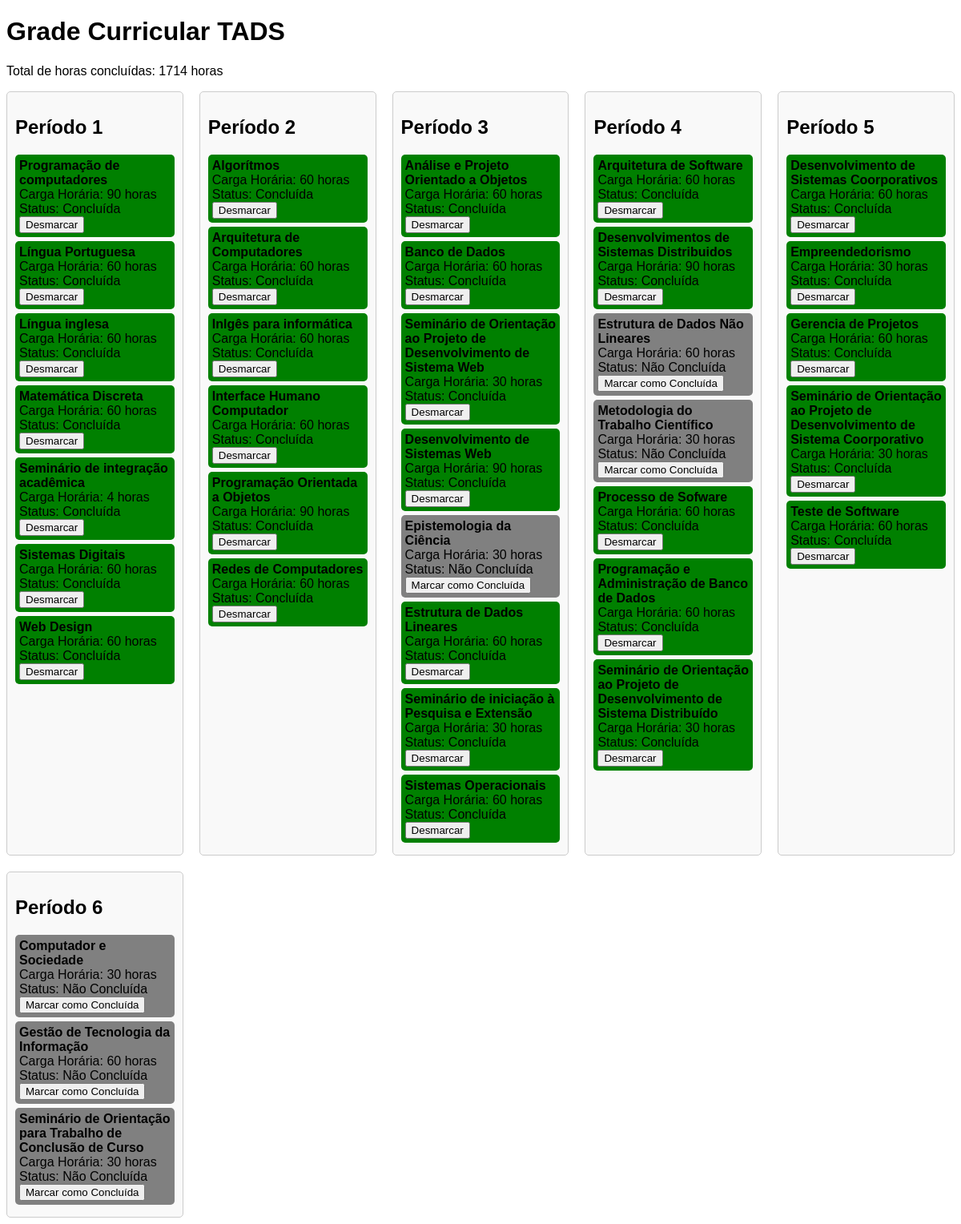
The page / on the database its author committed.
### disciplinas/models.py (models this page shows, shortened)
class Disciplina(models.Model):
    nome = models.CharField(max_length=100)
    carga_horaria = models.IntegerField()
    periodo = models.IntegerField()
    dependencias = models.ManyToManyField('self', symmetrical=False, blank=True)
    concluida = models.BooleanField(default=False)

### disciplinas/views.py (the view)
# urls.py: path('', views.visualizar_grade),
def visualizar_grade(request):
    disciplinas = Disciplina.objects.all()
    disciplinas_por_periodo = {}
    for disciplina in disciplinas:
        if disciplina.periodo not in disciplinas_por_periodo:
            disciplinas_por_periodo[disciplina.periodo] = []
        disciplinas_por_periodo[disciplina.periodo].append(disciplina)
    total_horas_concluidas = sum(disciplina.carga_horaria for disciplina in disciplinas if disciplina.concluida)
    return render(request, 'disciplinas/grade.html', {
        'disciplinas_por_periodo': disciplinas_por_periodo,
        'total_horas_concluidas': total_horas_concluidas,
    })

### disciplinas/templates/disciplinas/grade.html (shortened to what this page needs)
<!DOCTYPE html>
<html lang="en">
<head>
</head>
<body>
    <h1>Grade Curricular TADS</h1>
    <p>Total de horas concluídas: {{ total_horas_concluidas }} horas</p>
    <div class="container">
        {% for periodo, disciplinas in disciplinas_por_periodo.items %}
        <div class="periodo">
            <h2>Período {{ periodo }}</h2>
            {% for disciplina in disciplinas %}
            <div class="disciplina {% if disciplina.concluida %}concluida{% endif %}">
                <strong>{{ disciplina.nome }}</strong><br>
                Carga Horária: {{ disciplina.carga_horaria }} horas<br>
                Status:
                {% if disciplina.concluida %}
                    Concluída
                {% else %}
                    Não Concluída
                {% endif %}
                <br>
                <form method="POST" action="{% url 'marcar_concluida' disciplina.id %}">
                    <button type="submit">
                        {% if disciplina.concluida %}
                            Desmarcar
                        {% else %}
                            Marcar como Concluída
                        {% endif %}
                    </button>
                </form>
            </div>
            {% endfor %}
        </div>
        {% endfor %}
    </div>
</body>
</html>

### disciplinas/templates/disciplinas/grade.html (style rules this page uses)
body { font-family: Arial, sans-serif; }
.container { display: grid; grid-template-columns: repeat(auto-fill, minmax(200px, 1fr)); gap: 20px; }
.periodo { padding: 10px; border: 1px solid #ccc; background-color: #f9f9f9; border-radius: 5px; position: relative; }
.disciplina { background-color: gray; padding: 5px; margin: 5px 0; border-radius: 5px; position: relative; }
.concluida { background-color: green; }

### rows shown on the page
Disciplina: periodo "1", nome "Programação de computadores", carga_horaria "90", concluida "Concluída"
Disciplina: nome "Língua Portuguesa", carga_horaria "60", concluida "Concluída"
Disciplina: nome "Língua inglesa", carga_horaria "60", concluida "Concluída"
Disciplina: nome "Matemática Discreta", carga_horaria "60", concluida "Concluída"
Disciplina: nome "Seminário de integração acadêmica", carga_horaria "4", concluida "Concluída"
Disciplina: nome "Sistemas Digitais", carga_horaria "60", concluida "Concluída"
Disciplina: nome "Web Design", carga_horaria "60", concluida "Concluída"
Disciplina: periodo "2", nome "Algorítmos", carga_horaria "60", concluida "Concluída"
Disciplina: nome "Arquitetura de Computadores", carga_horaria "60", concluida "Concluída"
Disciplina: nome "Inlgês para informática", carga_horaria "60", concluida "Concluída"
Disciplina: nome "Interface Humano Computador", carga_horaria "60", concluida "Concluída"
Disciplina: nome "Programação Orientada a Objetos", carga_horaria "90", concluida "Concluída"
Disciplina: nome "Redes de Computadores", carga_horaria "60", concluida "Concluída"
Disciplina: periodo "3", nome "Análise e Projeto Orientado a Objetos", carga_horaria "60", concluida "Concluída"
Disciplina: nome "Banco de Dados", carga_horaria "60", concluida "Concluída"
Disciplina: nome "Seminário de Orientação ao Projeto de Desenvolvimento de Sistema Web", carga_horaria "30", concluida "Concluída"
Disciplina: nome "Desenvolvimento de Sistemas Web", carga_horaria "90", concluida "Concluída"
Disciplina: nome "Epistemologia da Ciência", carga_horaria "30", concluida "Não Concluída"
Disciplina: nome "Estrutura de Dados Lineares", carga_horaria "60", concluida "Concluída"
Disciplina: nome "Seminário de iniciação à Pesquisa e Extensão", carga_horaria "30", concluida "Concluída"
Disciplina: nome "Sistemas Operacionais", carga_horaria "60", concluida "Concluída"
Disciplina: periodo "4", nome "Arquitetura de Software", carga_horaria "60", concluida "Concluída"
Disciplina: nome "Desenvolvimentos de Sistemas Distribuidos", carga_horaria "90", concluida "Concluída"
Disciplina: nome "Estrutura de Dados Não Lineares", carga_horaria "60", concluida "Não Concluída"
Disciplina: nome "Metodologia do Trabalho Científico", carga_horaria "30", concluida "Não Concluída"
Disciplina: nome "Processo de Sofware", carga_horaria "60", concluida "Concluída"
Disciplina: nome "Programação e Administração de Banco de Dados", carga_horaria "60", concluida "Concluída"
Disciplina: nome "Seminário de Orientação ao Projeto de Desenvolvimento de Sistema Distribuído", carga_horaria "30", concluida "Concluída"
Disciplina: periodo "5", nome "Desenvolvimento de Sistemas Coorporativos", carga_horaria "60", concluida "Concluída"
Disciplina: nome "Empreendedorismo", carga_horaria "30", concluida "Concluída"
Disciplina: nome "Gerencia de Projetos", carga_horaria "60", concluida "Concluída"
Disciplina: nome "Seminário de Orientação ao Projeto de Desenvolvimento de Sistema Coorporativo", carga_horaria "30", concluida "Concluída"
Disciplina: nome "Teste de Software", carga_horaria "60", concluida "Concluída"
Disciplina: periodo "6", nome "Computador e Sociedade", carga_horaria "30", concluida "Não Concluída"
Disciplina: nome "Gestão de Tecnologia da Informação", carga_horaria "60", concluida "Não Concluída"
Disciplina: nome "Seminário de Orientação para Trabalho de Conclusão de Curso", carga_horaria "30", concluida "Não Concluída"

### other values the page prints
{{ total_horas_concluidas }} "1714"
